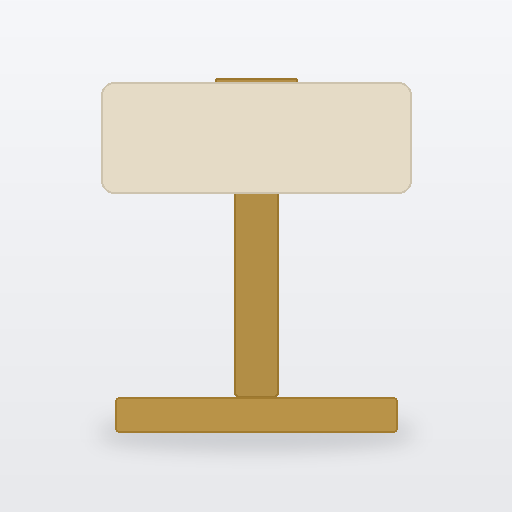
#> input picture backend/assets/products/brass-floor-lamp/back.png, 512 x 512 px
$ python -i segment.py   (imports and definitions only)
#> lines starting #> are read from the running program, lines starting #| are printed output that depends on the picture; after the words box and inside, x2 and y2 are one past the last pixel; in counts of white or black regions, pixels touching at a corner belong together
"""Memory-safe photo preprocessing and foreground segmentation for TrueScale AR."""

from __future__ import annotations

import io
from dataclasses import dataclass
from pathlib import Path
from typing import Literal

import cv2
import numpy as np
from PIL import Image, ImageOps

SegmentEngine = Literal["auto", "studio", "rembg"]


@dataclass(slots=True)
class SegmentedImage:
    """Segmented, tightly cropped, square-padded foreground RGBA result."""

    rgba_image: Image.Image
    alpha_mask: np.ndarray
    original_size: tuple[int, int]
    processed_size: tuple[int, int]
    foreground_bbox: tuple[int, int, int, int]
    foreground_ratio: float
    method_used: str

    # [47 lines left out: functions to_png_bytes, _load_and_resize, _has_meaningful_alpha, not called in this run]


def _keep_significant_components(binary_mask: np.ndarray, min_rel_area: float = 0.05) -> np.ndarray:
    """Remove small disconnected specks while preserving significant object parts."""
    num_labels, labels, stats, _ = cv2.connectedComponentsWithStats(binary_mask, connectivity=8)
    if num_labels <= 1:
        return binary_mask

    areas = stats[1:, cv2.CC_STAT_AREA]
    max_area = int(areas.max()) if len(areas) > 0 else 0
    if max_area == 0:
        return binary_mask

    keep = np.zeros_like(binary_mask)
    threshold_area = max(16, int(max_area * min_rel_area))
    for label_idx in range(1, num_labels):
        if int(stats[label_idx, cv2.CC_STAT_AREA]) >= threshold_area:
            keep[labels == label_idx] = 255
    return keep


def _extract_studio_grabcut_mask(rgb: np.ndarray) -> np.ndarray:
    """Segment foreground from uniform, gradient, or studio backgrounds on CPU."""
    height, width = rgb.shape[:2]
#> height = 512; width = 512
    lab = cv2.cvtColor(rgb, cv2.COLOR_RGB2LAB).astype(np.float32)
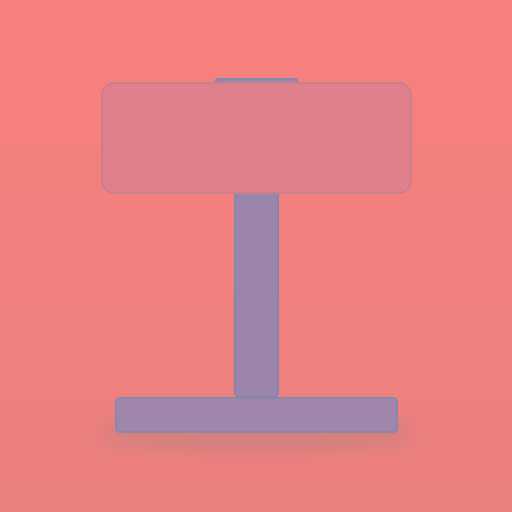
#> lab: shape (512, 512, 3) float32; mean R, G, B 231.9, 128.4, 131.3

    margin = max(4, min(height, width) // 25)
#> margin = 20
    border_pixels = np.concatenate(
        [
            lab[:margin, :, :].reshape(-1, 3),
            lab[-margin:, :, :].reshape(-1, 3),
            lab[:, :margin, :].reshape(-1, 3),
            lab[:, -margin:, :].reshape(-1, 3),
        ],
        axis=0,
    )
    bg_median = np.median(border_pixels, axis=0)
#> bg_median = [241.5, 128, 126]
    mad = np.median(np.abs(border_pixels - bg_median), axis=0)
#> mad = [5.5, 0, 0]
    bg_spread = float(np.linalg.norm(mad))
#> bg_spread = 5.5
    bg_thresh = float(np.clip(max(16.0, 3.0 * bg_spread), 16.0, 42.0))
#> bg_thresh = 16.5

    dist = np.linalg.norm(lab - bg_median, axis=2)
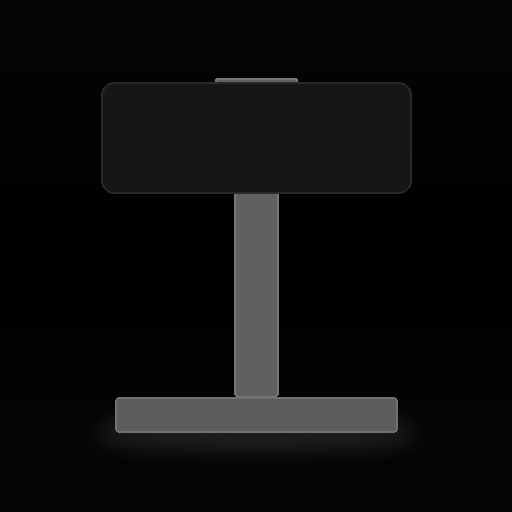
#> dist: shape (512, 512) float32; min 0.5, max 118.9, mean 13.4
    bg_candidates = (dist < bg_thresh).astype(np.uint8)
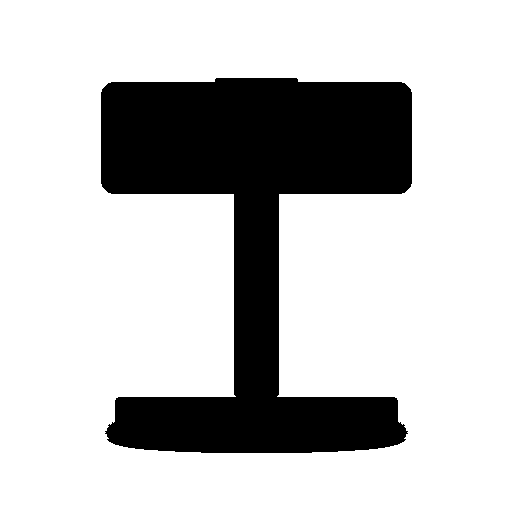
#> bg_candidates: shape (512, 512); values 0 (black) and 1 (white), 77.2% white; 1 black region, box (x1, y1, x2, y2) and area: (101, 78, 412, 453) 59737

    # Only treat border-connected pixels as exterior background so interior
    # highlights/patches inside the product are preserved.
    num_labels, labels = cv2.connectedComponents(bg_candidates, connectivity=4)
#> num_labels = 2
    border_labels = set(np.unique(labels[0, :]).tolist())
#> border_labels = 1 item
    border_labels.update(np.unique(labels[-1, :]).tolist())
    border_labels.update(np.unique(labels[:, 0]).tolist())
    border_labels.update(np.unique(labels[:, -1]).tolist())
    border_labels.discard(0)

    exterior_bg = np.isin(labels, list(border_labels)) if border_labels else np.zeros((height, width), dtype=bool)
    rough_fg = (~exterior_bg).astype(np.uint8) * 255
    rough_fg = _keep_significant_components(rough_fg)
#> in _keep_significant_components, `num_labels, labels, stats, _ = cv2.connectedComponentsWithStats(binary..`: num_labels = 2; stats = [[0, 0, 512, 512, 202407], [101, 78, 311, 375, 59737]]
#> in _keep_significant_components, `areas = stats[1:, cv2.CC_STAT_AREA]`: areas = [59737]
#> in _keep_significant_components, `max_area = int(areas.max()) if len(areas) > 0 else 0`: max_area = 59737
#> in _keep_significant_components, `threshold_area = max(16, int(max_area * min_rel_area))`: threshold_area = 2986

    fg_ratio = float(np.count_nonzero(rough_fg)) / float(height * width)
#> fg_ratio = 0.228
    final_mask = rough_fg

    if 0.02 <= fg_ratio <= 0.92 and min(height, width) >= 32:
        gc_mask = np.full((height, width), cv2.GC_PR_BGD, dtype=np.uint8)
        gc_mask[exterior_bg & (dist < bg_thresh * 0.75)] = cv2.GC_BGD
        gc_mask[0, :] = cv2.GC_BGD
        gc_mask[-1, :] = cv2.GC_BGD
        gc_mask[:, 0] = cv2.GC_BGD
        gc_mask[:, -1] = cv2.GC_BGD

        fg_bool = rough_fg > 0
        gc_mask[fg_bool] = cv2.GC_PR_FGD
        erode_kernel = cv2.getStructuringElement(cv2.MORPH_ELLIPSE, (5, 5))
        sure_fg = cv2.erode(rough_fg, erode_kernel, iterations=2) > 0
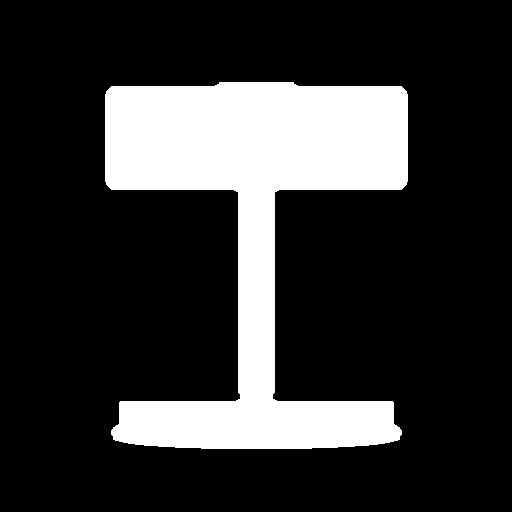
#> sure_fg: shape (512, 512) bool; 20% white; 1 white region, box (x1, y1, x2, y2) and area: (105, 82, 408, 449) 52473
        if np.any(sure_fg):
            gc_mask[sure_fg] = cv2.GC_FGD

        if np.any(gc_mask == cv2.GC_BGD) and np.any((gc_mask == cv2.GC_FGD) | (gc_mask == cv2.GC_PR_FGD)):
            bgr = cv2.cvtColor(rgb, cv2.COLOR_RGB2BGR)
#> bgr is the input picture: shape (512, 512, 3); mean B, G, R 222.6, 228.5, 231.8
            bgd_model = np.zeros((1, 65), dtype=np.float64)
            fgd_model = np.zeros((1, 65), dtype=np.float64)
            try:
                cv2.grabCut(bgr, gc_mask, None, bgd_model, fgd_model, 3, cv2.GC_INIT_WITH_MASK)
                gc_fg = np.where((gc_mask == cv2.GC_FGD) | (gc_mask == cv2.GC_PR_FGD), 255, 0).astype(
                    np.uint8
                )
                gc_ratio = float(np.count_nonzero(gc_fg)) / float(height * width)
#> gc_ratio = 0.224
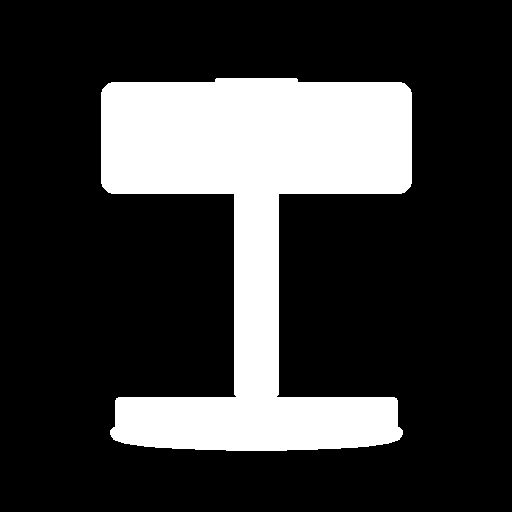
#> gc_fg: shape (512, 512); 22.4% white; 1 white region, box (x1, y1, x2, y2) and area: (101, 78, 412, 451) 58757
                if gc_ratio >= 0.015:
                    final_mask = gc_fg
            except cv2.error:
                final_mask = rough_fg

    open_kernel = cv2.getStructuringElement(cv2.MORPH_ELLIPSE, (3, 3))
    close_kernel = cv2.getStructuringElement(cv2.MORPH_ELLIPSE, (5, 5))
    cleaned = cv2.morphologyEx(final_mask, cv2.MORPH_OPEN, open_kernel)
    cleaned = cv2.morphologyEx(cleaned, cv2.MORPH_CLOSE, close_kernel)
    cleaned = _keep_significant_components(cleaned)
#> in _keep_significant_components (call 2), `num_labels, labels, stats, _ = cv2.connectedComponentsWithStats(binary..`: binary_mask: shape (512, 512); 22.4% white; 1 white region, box (x1, y1, x2, y2) and area: (101, 78, 412, 451) 58771

    # Light feathering solely near silhouette boundaries for clean alpha transitions.
    soft = cv2.GaussianBlur(cleaned, (3, 3), sigmaX=0.75)
    soft[cleaned == 255] = np.maximum(soft[cleaned == 255], 235)
    soft[cleaned == 0] = np.minimum(soft[cleaned == 0], 20)
#> soft: shape (512, 512); min 0, max 255, mean 57.2
    soft[soft < 16] = 0
    return soft


# [99 lines left out: functions _extract_rembg_mask, _crop_and_square_pad, segment_image, not called in this run]

>>> import cv2
>>> picture = cv2.cvtColor(cv2.imread('../../assets/products/brass-floor-lamp/back.png'), cv2.COLOR_BGR2RGB)
>>> result = _extract_studio_grabcut_mask(picture)

$ run again, on backend/assets/products/brass-floor-lamp/top.png
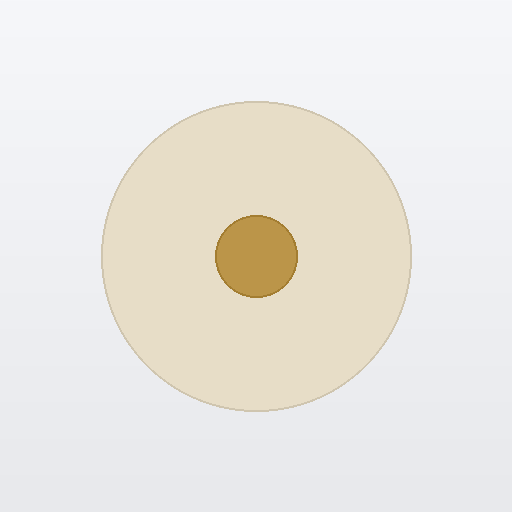
#> input picture backend/assets/products/brass-floor-lamp/top.png, 512 x 512 px
#> bg_median = [241.5, 128, 126]
#> mad = [5.5, 0, 0]
#> bg_spread = 5.5
#> bg_thresh = 16.5
#> in _extract_studio_grabcut_mask, `bg_candidates = (dist < bg_thresh).astype(np.uint8)`:
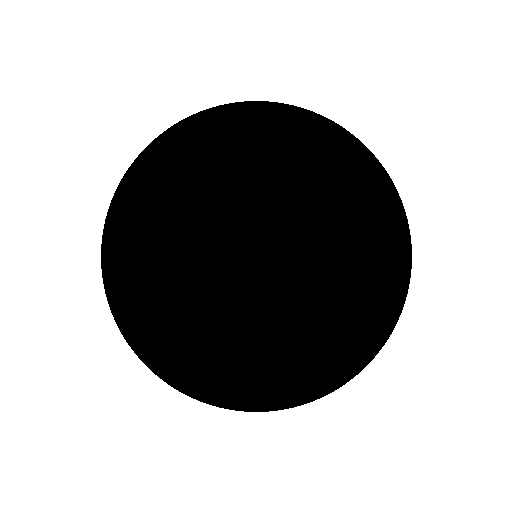
#> bg_candidates: shape (512, 512); values 0 (black) and 1 (white), 71% white; 1 black region, box (x1, y1, x2, y2) and area: (101, 101, 412, 412) 75921
#> in _extract_studio_grabcut_mask, `num_labels, labels = cv2.connectedComponents(bg_candidates, connectivi..`: num_labels = 2
#> border_labels = 1 item
#> in _keep_significant_components, `num_labels, labels, stats, _ = cv2.connectedComponentsWithStats(binary..`: num_labels = 2; stats = [[0, 0, 512, 512, 186223], [101, 101, 311, 311, 75921]]
#> areas = [75921]
#> max_area = 75921
#> threshold_area = 3796
#> fg_ratio = 0.29
#> sure_fg: shape (512, 512) bool; 27.4% white; 1 white region, box (x1, y1, x2, y2) and area: (105, 105, 408, 408) 71945
#> in _extract_studio_grabcut_mask, bgr is the input picture: shape (512, 512, 3); mean B, G, R 227.1, 232.5, 235.2
#> in _extract_studio_grabcut_mask, `soft[cleaned == 0] = np.minimum(soft[cleaned == 0], 20)`:
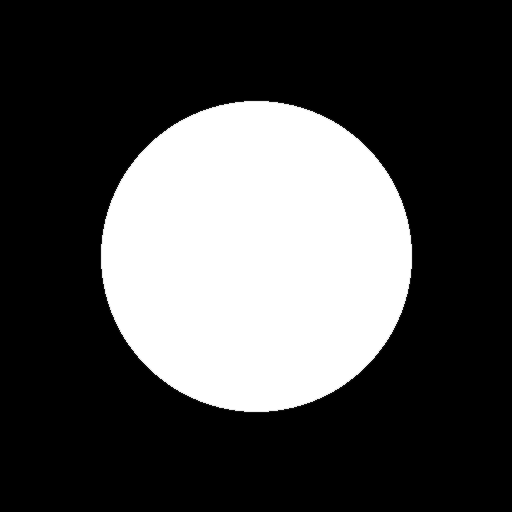
#> soft: shape (512, 512); min 0, max 255, mean 73.9
